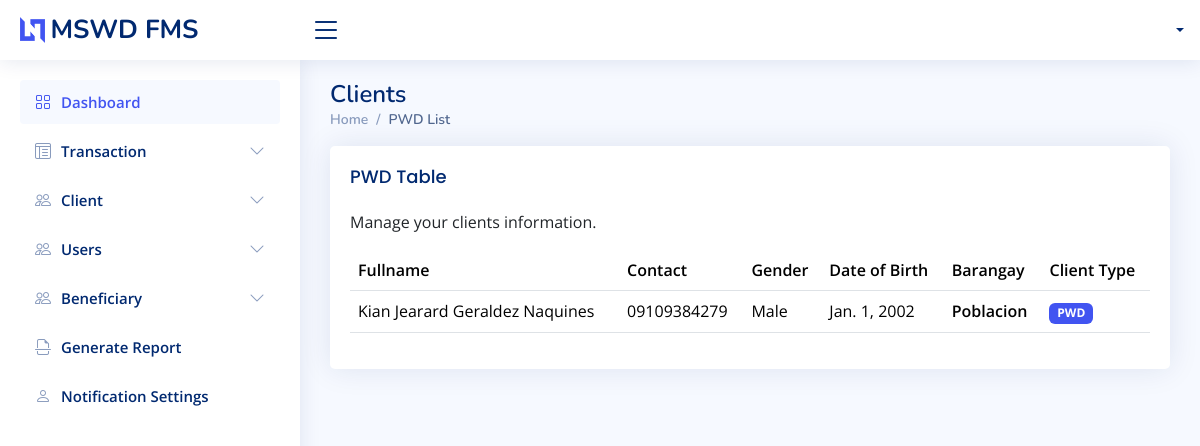
Screenshot of /pwd/list with the database file from the repository.
### app/models.py (models this page shows, shortened)
class Client(models.Model):
    MARITAL_STATUS = (
        ("Single", "Single"),
        ("Married", "Married"),
        ("Divorced", "Divorced"),
        ("Widowed", "Widowed"),
        ("Annulled", "Annulled"),
    )
    CLIENT_TYPE = (
        ("Senior Citizen", "Senior Citizen"),
        ("Family Solo Parent", "Family Solo Parent"),
        ("PWD", "PWD"),
    )
    first_name = models.CharField(max_length=50, unique=False, db_index=True)
    middle_name = models.CharField(max_length=50, unique=False, db_index=True, blank=True, null=True, help_text="Optional middle name")
    last_name = models.CharField(max_length=50, unique=False, db_index=True)
    contact_number = models.CharField(max_length=50, unique=True, db_index=True)
    gender = models.CharField(
        max_length=10, db_index=True, choices=(("Male", "Male"), ("Female", "Female"))
    )
    marital_status = models.CharField(
        max_length=50, db_index=True, choices=MARITAL_STATUS
    )
    birth_date = models.DateField(auto_now_add=False, null=False, db_index=True)
    barangay = models.CharField(max_length=255, null=False, db_index=True)
    address = models.TextField(max_length=255, null=False)
    client_type = models.CharField(max_length=50, choices=CLIENT_TYPE)
    date_added = models.DateTimeField(auto_now_add=True)
    who_will_claim = models.CharField(max_length=255, null=True, blank=True)
    def get_fullname(self):
        middle_initial = (
            self.middle_name.split()[0].capitalize() if self.middle_name else ""
        )
        return f"{self.first_name} {middle_initial} {self.last_name}".strip()
    class Meta:
        verbose_name = 'Client'
        verbose_name_plural = 'Clients'

### app/views.py (the view)
# urls.py: path('pwd/list', PWDListView.as_view(), name="pwd_list"),
class PWDListView(View):
    template_name = 'view_templates/pwd_list.html'
    def get(self, request):
        context = {}
        context['clients'] = Client.objects.filter(
            client_type=Client.CLIENT_TYPE[2][0]
        )
        return render(request, self.template_name, context)

### app/templates/view_templates/pwd_list.html (shortened to what this page needs)
{% extends './../includes/base.html' %}
{% block content %}
<div class="pagetitle">
    <h1>Clients</h1>
    <nav>
        <ol class="breadcrumb">
            <li class="breadcrumb-item">
                <a href="{% url 'dashboard' %}">Home</a>
            </li>
            <li class="breadcrumb-item active">PWD List</li>
        </ol>
    </nav>
</div>
<section class="section">
    <div class="row">
        <div class="col-lg-12">
            <div class="card">
                <div class="card-body">
                    <div class="d-flex justify-content-between align-items-center">
                        <div>
                            <h5 class="card-title">PWD Table</h5>
                            <p>Manage your clients information.</p>
                        </div>
                    </div>
                    <div class="table-responsive">
                        <table class="table datatable">
                            <thead>
                                <tr>
                                    <th>Fullname</th>
                                    <th>Contact</th>
                                    <th>Gender</th>
                                    <th>Date of Birth</th>
                                    <th>Barangay</th>
                                    <th>Client Type</th>
                                </tr>
                            </thead>
                            <tbody>
                                {% for item in clients %}
                                <tr>
                                    <td>{{ item.get_fullname }}</td>
                                    <td>{{ item.contact_number }}</td>
                                    <td>{{ item.gender }}</td>
                                    <td>{{ item.birth_date }}</td>
                                    <th>{{ item.barangay }}</th>
                                    <th>
                                        <div class="badge bg-primary">
                                            {{ item.client_type }}
                                        </div>
                                    </th>
                                </tr>
                                {% endfor %}
                            </tbody>
                        </table>
                    </div>
                </div>
            </div>
        </div>
    </div>
</section>
{% endblock %}

### static/assets/css/style.css (style rules this page uses)
:root { scroll-behavior: smooth; }
body { font-family: "Open Sans", sans-serif; background: #f6f9ff; color: #444444; }
a { color: #4154f1; text-decoration: none; }
h1, h2, h3, h4, h5, h6 { font-family: "Nunito", sans-serif; }
.pagetitle { margin-bottom: 10px; }
.pagetitle h1 { font-size: 24px; margin-bottom: 0; font-weight: 600; color: #012970; }
.card { margin-bottom: 30px; border: none; border-radius: 5px; box-shadow: 0px 0 30px rgba(1, 41, 112, 0.1); }
.card-title { padding: 20px 0 15px 0; font-size: 18px; font-weight: 500; color: #012970; font-family: "Poppins", sans-serif; }
.card-body { padding: 0 20px 20px 20px; }
.breadcrumb { font-size: 14px; font-family: "Nunito", sans-serif; color: #899bbd; font-weight: 600; }
.breadcrumb a { color: #899bbd; transition: 0.3s; }
.breadcrumb .breadcrumb-item::before { color: #899bbd; }
.breadcrumb .active { color: #51678f; font-weight: 600; }

### app/templates/includes/base.html (style rules this page uses)
.bg-primary { background-color: #4154f1 !important; }
tr th { font-weight: 600; color: #012970; }

### rows the page displays
Client: get_fullname "Kian Jearard Geraldez Naquines", contact_number "09109384279", gender "Male", birth_date "Jan. 1, 2002", barangay "Poblacion", client_type "PWD"
